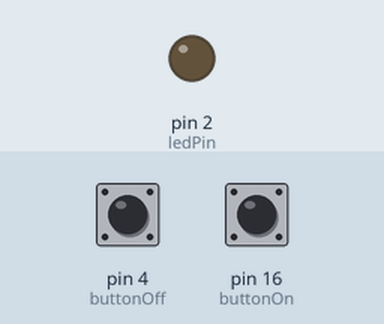
This sketch was run on a simulated Arduino Uno, built with avr-gcc and run on an emulated ATmega328P. Shown: output pins drawn as LEDs (lit = HIGH). The inputs (shaded band) are chosen by the test bench; at power-on: pin 16 (buttonOn) HIGH, pin 4 (buttonOff) HIGH.

Above: at 1.2 s.
1.3 s: pin 16 (buttonOn) pulled LOW for 0.15 s
At 2.5 s:
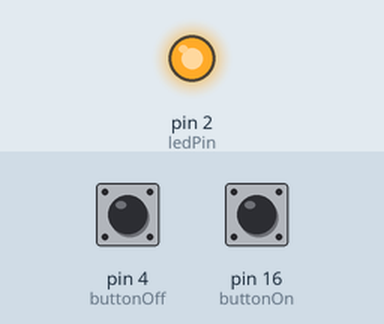
2.9 s: pin 4 (buttonOff) pulled LOW for 0.15 s
At 3.7 s:
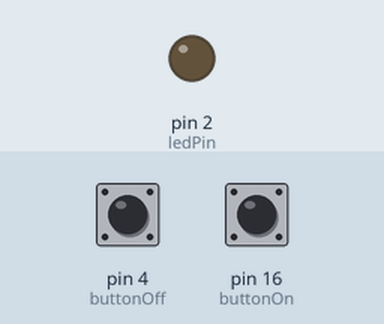
4.5 s: pin 16 (buttonOn) pulled LOW for 1 s
At 4.9 s:
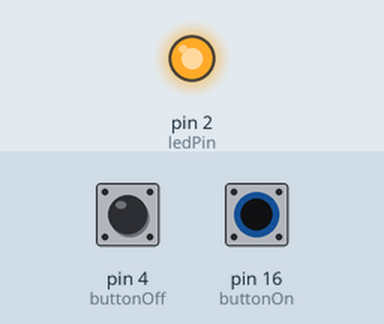
Timing chart, 0 to 7.5 s (numbered marks = the images above; inputs shaded):
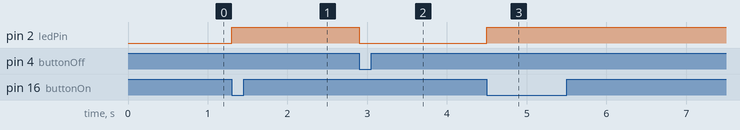

The sketch:

two-button.ino
```cpp
const int ledPin = 2;      // LED pin
const int buttonOn = 16;   // ON button
const int buttonOff = 4;   // OFF button

void setup() {
  pinMode(ledPin, OUTPUT);

  pinMode(buttonOn, INPUT_PULLUP);   // ON button
  pinMode(buttonOff, INPUT_PULLUP);  // OFF button
}

void loop() {
  // Button ON → pressed = LOW
  if (digitalRead(buttonOn) == LOW) {
    digitalWrite(ledPin, HIGH);  // LED ON
    delay(200);                  // debounce
  }

  // Button OFF → pressed = LOW
  if (digitalRead(buttonOff) == LOW) {
    digitalWrite(ledPin, LOW);   // LED OFF
    delay(200);                  // debounce
  }
}
```

Measured:
- after the input at 1.3 s, pin 2 (ledPin): LOW → HIGH at once
- after the input at 2.9 s, pin 2 (ledPin): HIGH → LOW at once
- after the input at 4.5 s, pin 2 (ledPin): LOW → HIGH at once
